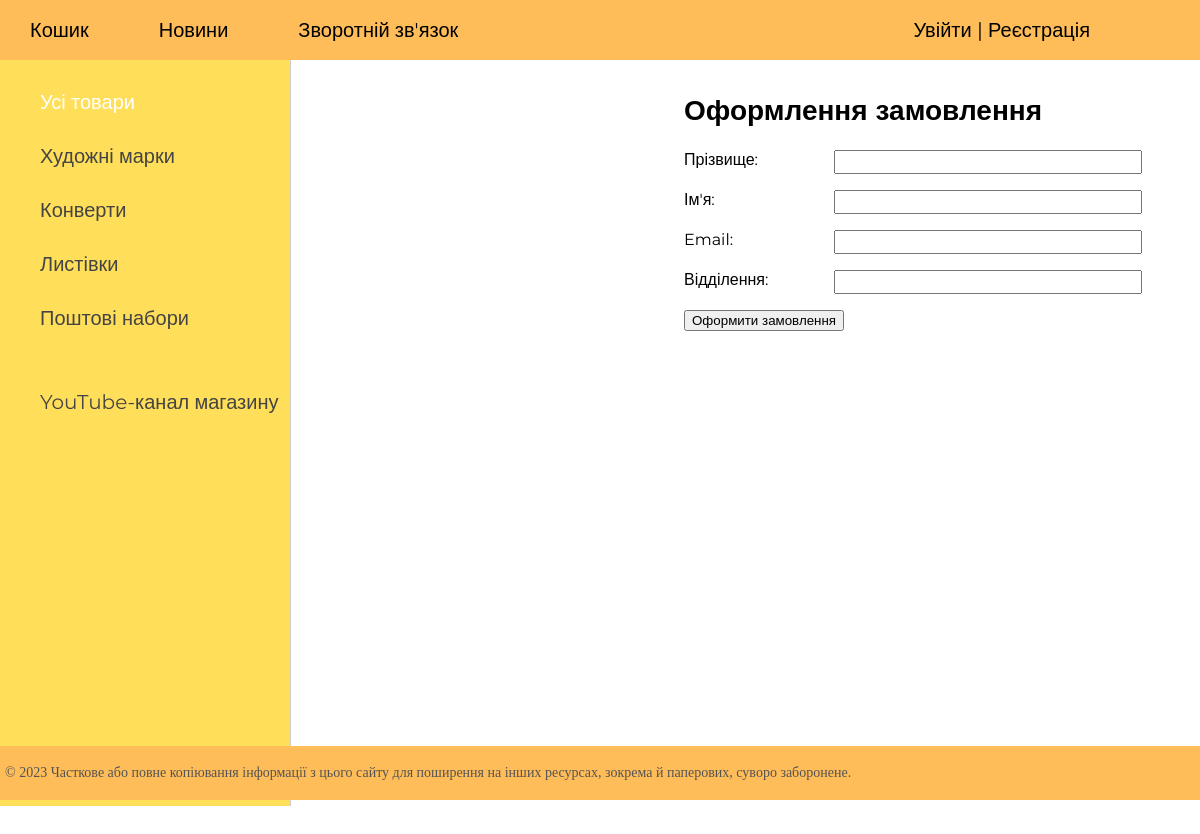
The app's page /make_order/ with its own data.
### stamps/models.py (models this page shows, shortened)
class Category(models.Model):
    name = models.CharField(max_length=100, db_index=True, verbose_name="Категорії")
    slug = models.SlugField(max_length=255, unique=True, null=True, db_index=True, verbose_name="URL")
    def get_absolute_url(self):
        return reverse('category', kwargs={'cat_slug': self.slug})
    class Meta:
        verbose_name = 'Категорія'
        verbose_name_plural = 'Категорії'
        ordering = ['id']

### stamps/views.py (the view)
# urls.py: path('make_order/', MakeOrderFormView.as_view(), name='make_order'),
class MakeOrderFormView(DataMixin, FormView):
    form_class = MakeOrderForm
    template_name = 'stamps/make_order.html'
    success_url = reverse_lazy('home')
    def get_context_data(self, *, object_list=None, **kwargs):
        context = super().get_context_data(**kwargs)
        c_def = self.get_user_context(title='Оформлення замовлення')
        context = dict(list(context.items()) + list(c_def.items()))
        return context

### stamps/forms.py
class MakeOrderForm(forms.Form):
    last_name = forms.CharField(label='Прізвище', widget=forms.TextInput(attrs={'class': 'form-input'}))
    first_name = forms.CharField(label='Ім\'я', widget=forms.TextInput(attrs={'class': 'form-input'}))
    email = forms.EmailField(label='Email', widget=forms.TextInput(attrs={'class': 'form-input'}))
    post_index = forms.CharField(label='Відділення', widget=forms.TextInput(attrs={'class': 'form-input'}))

### stamps/utils.py (called while the page is built)
    def get_user_context(self, **kwargs):
        context = kwargs
        cats = cache.get('cats')
        if not cats:
            cats = Category.objects.all()
            cache.set('cats', cats, 60)
        user_menu = menu.copy()
        if not self.request.user.is_authenticated:
            user_menu.pop(3)
        context['menu'] = user_menu
        context['cats'] = cats
        if 'cat_selected' not in context:
            context['cat_selected'] = 0
        return context

### stamps/templates/stamps/make_order.html (shortened to what this page needs)
{% extends 'stamps/base.html' %}
{% block content %}
<h2>{{title}}</h2>
<form method="post">
    {% for f in form %}
    <p><label class="form-label" for="{{ f.id_for_label }}">{{f.label}}: </label>{{ f }}</p>
    {% endfor %}
    <button type="submit"><a href="/successful_order">Оформити замовлення</a></button>
</form>
{% endblock %}

### stamps/templates/stamps/base.html (shortened to what this page needs)
<!DOCTYPE html>
{% load static %}
{% load cache %}
<html>
<head>
	<link type="text/css" href="{% static 'stamps/css/styles.css' %}" rel="stylesheet" />
</head>
<body>
<table class="table-page" border=0 cellpadding="0" cellspacing="0">
<tr><td valign=top>
{% block mainmenu %}
		<div class="header">
			<ul id="mainmenu" class="mainmenu">
{% for m in menu %}
		<li><a href="{% url m.url_name %}">{{m.title}}</a></li>
{% endfor %}
        <li class="last">
			{% if request.user.is_authenticated %}
				<li class="last"> {{user.username}} | <a href="{% url 'logout' %}">Вийти</a></li>
			{% else %}
				<li class="last"><a href="{% url 'login' %}">Увійти</a> | <a href="{% url 'register' %}">Реєстрація</a></li>
			{% endif %}
			</ul>
		</div>
{% endblock mainmenu %}
<table class="table-content" border=0 cellpadding="0" cellspacing="0">
<tr>
	<td valign="top" class="left-chapters">
	<ul id="leftchapters">
		{% cache 60 sidebar %}
{% if cat_selected == 0%}
	<li class="selected">Усі товари</li>
{% else %}
	<li><a href="{% url 'home' %}">Усі товари</a></li>
{% endif %}
		{% endcache %}
{% for c in cats %}
	{% if c.pk == cat_selected %}
		<li class="selected">{{ c.name }}</li>
	{% else %}
		<li><a href="{{ c.get_absolute_url }}">{{ c.name }}</a></li>
	{% endif %}
{% endfor %}
		<li class="share">
		<p><a class="share-yt" href="https://www.youtube.com/@olost_yt/" target="_blank" rel="nofollow">YouTube-канал магазину</a></p>
		</li>
	</ul>
</td>
<td valign="top" class="content">
	<div class="content-text">
{% block content %}
{% endblock %}
	</div>
</td></tr></table>
</td></tr>
<tr><td valign=top>
	<div id="footer">
		<p>&copy; 2023 Часткове або повне копіювання інформації з цього сайту для поширення на інших ресурсах, зокрема й паперових, суворо заборонене.</p>
	</div>
</td></tr></table>
</body>
</html>

### stamps/static/stamps/css/styles.css (style rules this page uses)
html, body { font-family: 'Montserrat', sans-serif; margin: 0; padding: 0; height: 100%; width: 100%; color: black; }
a { color: black; text-decoration: none; }
.table-page { width: 100%; height: 100%; vertical-align: top; }
.table-page tr { height: 100%; }
.header { background: #ffbd59; height: 60px; }
ul.mainmenu { list-style: none; margin: 0; padding: 0; height: 60px; color: black; font-size: 20px; overflow: hidden; }
ul.mainmenu li { float: left; margin: 18px 40px 0 30px; }
ul.mainmenu li.last { float: right; }
ul.mainmenu li a { color: black; text-decoration: none; }
.table-content { width: 96%; min-height: 100%; height: 100%; }
.left-chapters { margin: 0; background: #ffde59; border-right: 1px solid #ccc; min-height: 100%; }
.left-chapters ul { width: 250px; min-height: 100%; margin: 0; list-style: none; font-size: 20px; }
.left-chapters ul li { margin: 30px 0 0 0; color: #999; }
.left-chapters ul li.selected { color: white; }
.left-chapters ul li a { color: #444; text-decoration: none; }
.left-chapters ul li.share { margin: 60px 0 0 0; }
.left-chapters ul li.share p { margin: 30px 0 30px 0; }
.left-chapters ul li.share a { display: inline-block; width: 40px; height: 40px; margin: 0 20px 0 0; }
.left-chapters ul li.share a.share-yt { width: 100%; height: 30px; background: url('../images/share_yt.png') no-repeat 0 0 }
.content { padding: 10px 10px 20px 40px; width: 100%; box-sizing: border-box; }
.content-text { margin: 0 0 0 30px; float: right; color: black; font-size: 16px; font-family: 'Montserrat', sans-serif; }
.content-text h2 { font-size: 28px; }
#footer { box-sizing: border-box; background: #ffbd59; padding: 5px; color: #545454; font-size: 14px; font-family: Century; text-align: left; overflow: hidden; }
.form-input { width: 300px; font-size: 16px; }
.form-label { display: inline-block; min-width: 150px; vertical-align: top; }

### records on screen
Category: name "Художні марки"
Category: name "Конверти"
Category: name "Листівки"
Category: name "Поштові набори"

### other values on screen
{{ m.title }} "Кошик" "Новини" "Зворотній зв'язок"
{{ title }} "Оформлення замовлення"
{{ f.label }} "Прізвище" "Ім'я" "Email" "Відділення"
